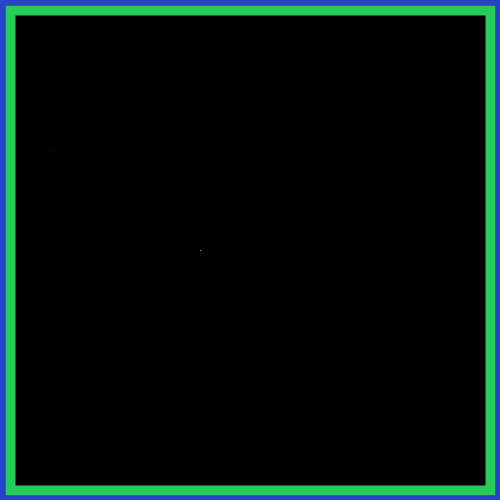
Frame 1 (no input)
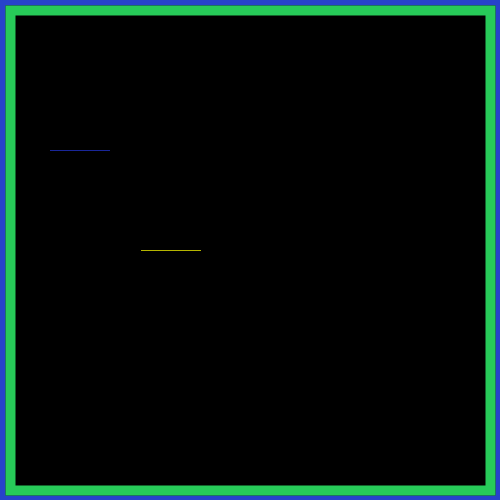
Frame 60 (the mouse pressed at the canvas centre just before this capture)
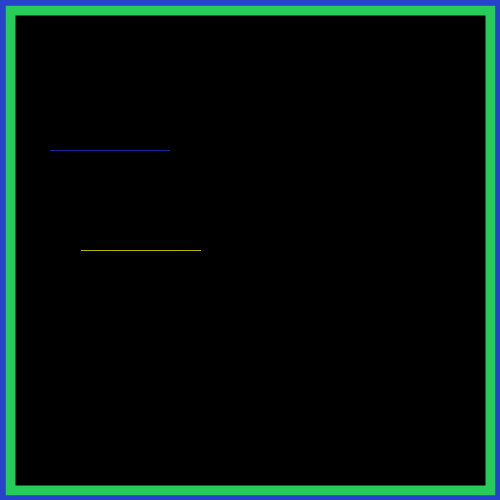
Frame 120 (the mouse held since frame 60 and released just before this capture)

The Processing sketch that drew these frames (run headless with seeded random() and noise(); from frame 60 on, the mouse is pressed at the canvas centre):

// Processing sketch: processing_77717
// ── processing_77717.pde

// Wendy Chuyi Liu, Tron, Mods 16/17
// http://besttoshow.webs.com/


int direction = RIGHT;
int x = 50;
int y = 150;
int comX = 200;
int comY = 250;
int compDir = LEFT;
boolean gameOver = false;
void setup()
{
  size (500, 500);
  background(0);
  strokeWeight(10);
  stroke(39, 67, 203);
  fill(0);
  rect(0, 0, 500, 500);
  stroke(39, 203, 89);
  fill(0);
  rect(10, 10, 480, 480);
}


void human()
{
  strokeWeight(1);
  stroke(35, 54, 216);


  if (get(x, y)!= color(0, 0, 0))
  {
    gameOver = true;
 
    fill (180, 130, 53);
    ellipse(250, 250, 200, 200);
    fill(180, 53, 180);
    textSize(50);
    text ("GAME OVER", 100, 250);
  }

  else if (gameOver == false)

  {

    stroke(35, 54, 216);
    point(x, y);

    if (direction == RIGHT)
    {
      x ++;
    }
    else if ( direction == LEFT)
    {
      x --;
    }
    else if ( direction == DOWN)
    {
      y ++;
    }
    else if ( direction == UP)
    {
      y --;
    }
  }
}


void keyPressed()
{
  if (key == 'a')
  {
    direction = LEFT;
  }
  else if ( key == 'd')
  {
    direction = RIGHT;
  }
  else if ( key == 'w')
  {
    direction = UP;
  }
  else if ( key == 's')
  {
    direction = DOWN;
  }
}

void comp()
{
  strokeWeight(1);
  stroke(53, 234, 52);
  if ( get(comX, comY)!= color(0, 0, 0))
  {
    gameOver = true;

    fill (180, 130, 53);
    ellipse(250, 250, 200, 200);
    fill(180, 53, 180);
    textSize(50);
    text ("WINNER", 100, 250);
  }
  stroke(255,255,0);
  point(comX, comY);

  if (compDir == RIGHT)
  {
    comX ++;
    if (get(comX +3, comY)!= color(0, 0, 0))
    {
      compDir = UP;
    }
  }
  else if ( compDir == LEFT)
  {
    comX --;
    if (get(comX -3, comY)!= color(0, 0, 0))
    {
      compDir = DOWN;
    }
  }
  else if ( compDir == UP)
  {
    comY --;
    if (get (comX, comY -3) != color(0, 0, 0))
    {
      compDir = LEFT;
    }
  }
  else if ( compDir == DOWN)
  {
    comY ++;
    if ( get (comX, comY +3)!= color(0, 0, 0))
    {
      compDir = RIGHT;
    }
  }
}

void draw()
{
  if (gameOver == false)
  {
    human();
  }
  if (gameOver == false)
  {
    comp();
  }
}
